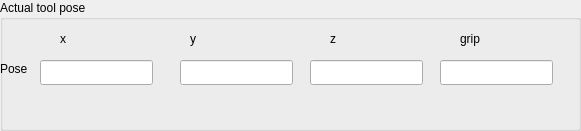
   <widget class="QGroupBox" name="group_box_pose">
    <property name="geometry">
     <rect>
      <x>120</x>
      <y>10</y>
      <width>581</width>
      <height>131</height>
     </rect>
    </property>
    <property name="title">
     <string>Actual tool pose</string>
    </property>
    <widget class="QLineEdit" name="edit_x">
     <property name="geometry">
      <rect>
       <x>40</x>
       <y>60</y>
       <width>113</width>
       <height>25</height>
      </rect>
     </property>
    </widget>
    <widget class="QLineEdit" name="edit_y">
     <property name="geometry">
      <rect>
       <x>180</x>
       <y>60</y>
       <width>113</width>
       <height>25</height>
      </rect>
     </property>
    </widget>
    <widget class="QLineEdit" name="edit_z">
     <property name="geometry">
      <rect>
       <x>310</x>
       <y>60</y>
       <width>113</width>
       <height>25</height>
      </rect>
     </property>
    </widget>
    <widget class="QLineEdit" name="lineEdit_4">
     <property name="geometry">
      <rect>
       <x>440</x>
       <y>60</y>
       <width>113</width>
       <height>25</height>
      </rect>
     </property>
    </widget>
    <widget class="QLabel" name="label_x">
     <property name="geometry">
      <rect>
       <x>60</x>
       <y>30</y>
       <width>67</width>
       <height>17</height>
      </rect>
     </property>
     <property name="text">
      <string>x</string>
     </property>
    </widget>
    <widget class="QLabel" name="label_y">
     <property name="geometry">
      <rect>
       <x>190</x>
       <y>30</y>
       <width>67</width>
       <height>17</height>
      </rect>
     </property>
     <property name="text">
      <string>y</string>
     </property>
    </widget>
    <widget class="QLabel" name="label_z">
     <property name="geometry">
      <rect>
       <x>330</x>
       <y>30</y>
       <width>67</width>
       <height>17</height>
      </rect>
     </property>
     <property name="text">
      <string>z</string>
     </property>
    </widget>
    <widget class="QLabel" name="label_grip">
     <property name="geometry">
      <rect>
       <x>460</x>
       <y>30</y>
       <width>67</width>
       <height>17</height>
      </rect>
     </property>
     <property name="text">
      <string>grip</string>
     </property>
    </widget>
    <widget class="QLabel" name="label_pose">
     <property name="geometry">
      <rect>
       <x>0</x>
       <y>60</y>
       <width>41</width>
       <height>17</height>
      </rect>
     </property>
     <property name="text">
      <string>Pose</string>
     </property>
    </widget>
   </widget>
